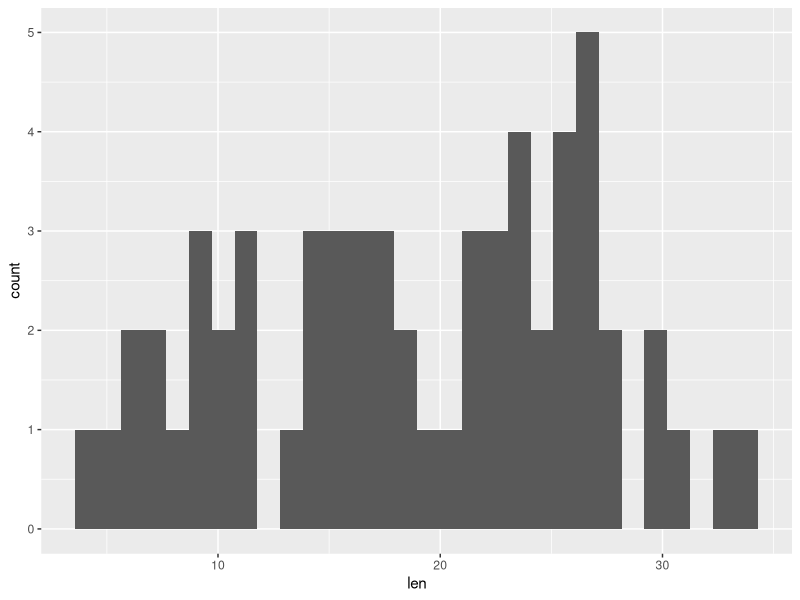
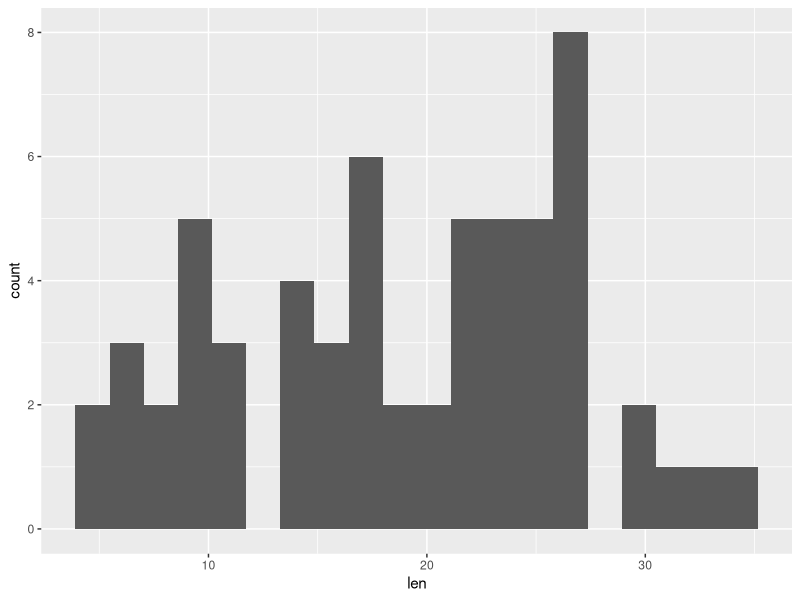
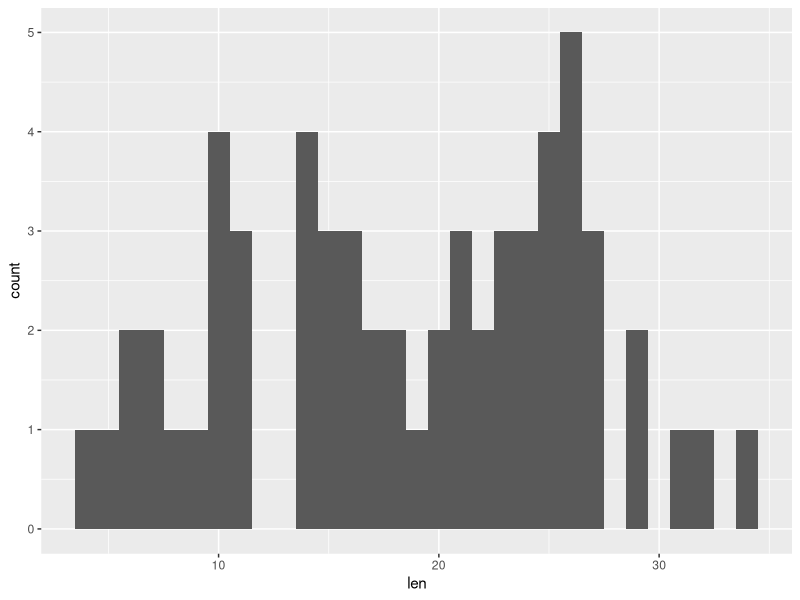

These figures' R source, in order: (Note: this script raises an error after producing the figures.)
## ---- chunk 1
knitr::opts_chunk$set(echo = TRUE)
## ---- chunk 2
library("tidyverse")
## ---- chunk 3
data()
## ---- chunk 4
dim(ToothGrowth)
head(ToothGrowth)
tail(ToothGrowth)
summary(ToothGrowth)
## ---- chunk 5
ggplot(ToothGrowth, aes(x = len)) + 
  geom_histogram()
## ---- chunk 6
ggplot(ToothGrowth, aes(x = len)) + 
  geom_histogram(bins = 20)
## ---- chunk 7
ggplot(ToothGrowth, aes(x = len)) + 
  geom_histogram(binwidth = 1)
## ---- chunk 8
ggplot(ToothGrowth, aes(x = len)) + 
  geom_histogram(aes(y = ..density...), binwidth = 1) +
  stat_function(fun = dnorm,
                args = list(mean = mean(data$x),
                            sd = sd(data$x)),
                col = "#red",
                size = 5)
## ---- chunk 9
ggplot(ToothGrowth, aes(x = len)) + 
  geom_boxplot()
## ---- chunk 10
ggplot(ToothGrowth, aes(x = len)) + 
  geom_density()
## ---- chunk 11
ggplot(ToothGrowth, aes(x = len, y = 1)) + # note the y = 1
  geom_violin()
## ---- chunk 12
ggplot(ToothGrowth, aes(x = len, y = supp)) + 
  geom_violin()
## ---- chunk 13
ggplot(ToothGrowth, aes(x = len, y = supp)) + 
  geom_violin(trim = FALSE)
## ---- chunk 14
ggplot(ToothGrowth, aes(x = len, y = supp)) + 
  geom_violin(trim = FALSE) + 
  geom_point()
## ---- chunk 15
ggplot(ToothGrowth, aes(x = len, y = supp)) + 
  geom_violin(trim = FALSE) + 
  geom_jitter()
## ---- chunk 16
ggplot(ToothGrowth, aes(x = supp, y = len)) + 
  geom_violin(trim = FALSE) + 
  geom_jitter()
## ---- chunk 17
ggplot(ToothGrowth, aes(y = supp, x = len)) + 
  geom_violin(trim = FALSE) + 
  geom_jitter() + 
  coord_flip()
## ---- chunk 18
ggplot(chickwts, aes(x = feed, y = weight)) + 
  geom_violin(trim = TRUE) + 
  geom_jitter() 
## ---- chunk 19
ggplot(ToothGrowth, aes(x = dose, y = len)) + 
  geom_point()
## ---- chunk 20
ggplot(ToothGrowth, aes(x = dose, y = len)) + 
  geom_jitter(width=0.1)
## ---- chunk 21
ggplot(ToothGrowth, aes(x = dose, y = len)) + 
  geom_jitter(width=0.01) +
  scale_x_log10()
## ---- chunk 22
ggplot(ToothGrowth, aes(x = dose, y = len, color = supp, shape = supp)) + 
  geom_jitter(width=0.01) +
  scale_x_log10()
## ---- chunk 23
ggplot(ToothGrowth, aes(x = dose, y = len, color = supp, shape = supp)) + 
  geom_jitter(width=0.01) +
  scale_x_log10() +
  geom_smooth(method = "lm")
## ---- chunk 24
m <- lm(len ~ dose*supp, data = ToothGrowth)
anova(m)
## ---- chunk 25
d <- ToothGrowth %>%
  rename(
    Length = len,
    Delivery = supp,
    Dose = dose) %>%
  mutate(Delivery = fct_recode(Delivery, 
                               "Orange Juice" = "OJ",
                               "Ascorbic Acid" = "VC"))
## ---- chunk 26
ggplot(d,                       # Note the new data.frame
       aes(
         x = Dose, 
         y = Length, 
         color = Delivery, 
         shape = Delivery)) + 
  geom_point(position = position_jitterdodge(
    jitter.width = 0.005,
    dodge.width = 0.01           # moves Delivery method left and right of Dose
  )) +
  scale_x_log10() +
  scale_color_manual(
    values = c("Orange Juice" = "orange",
               "Ascorbic Acid" = "blue")
  ) +
  geom_smooth(method = "lm") + 
  labs(
    x = "Dose (mg/day)", 
    y = "Length (\u00b5m)", # unicode \u005b is the Greek letter mu
    title = "Odontoblast length vs Vitamin C in Guinea Pigs",
    color = "Delivery Method",
    shape = "Delivery Method") +
  theme_bw() +
  theme(legend.position = c(0.8, 0.2),
        legend.background = element_rect(fill = "white",
                                        color = "black"))
## ---- chunk 27
# Save to an object
g <- ggplot(d,                       # Note the new data.frame
       aes(
         x = Dose, 
         y = Length, 
         color = Delivery, 
         shape = Delivery)) + 
  geom_point(position = position_jitterdodge(
    jitter.width = 0.005,
    dodge.width = 0.01
  )) +
  scale_x_log10() +
  scale_color_manual(
    values = c("Orange Juice" = "orange",
               "Ascorbic Acid" = "blue")
  ) +
  geom_smooth(method = "lm") + 
  labs(
    x = "Dose (mg/day)", 
    y = "Length (\u00b5m)", # unicode \u005b is the Greek letter mu
    title = "Odontoblast length vs Vitamin C in Guinea Pigs",
    color = "Delivery Method",
    shape = "Delivery Method") +
  theme_bw() +
  theme(legend.position = c(0.8, 0.2),
        legend.background = element_rect(fill = "white",
                                        color = "black"))

# Write to a file
fn <- "toothgrowth.png"
ggsave(fn, plot = g, width = 6, height = 4)

# Clean up
unlink(fn) # remove the file
## ---- chunk 28
ggplot(diamonds, 
       aes(
         x = carat,
         y = price,
         color = depth)) +
  scale_color_gradientn(colors = rainbow(5)) +
  geom_point(alpha = 0.2) +
  facet_grid(color ~ cut) + 
  scale_y_log10() + 
  scale_x_log10() + 
  theme_bw()
## ---- chunk 29
m <- lm(log(price) ~ log(carat) * depth * cut * color, data = diamonds)
drop1(m, test = "F")
